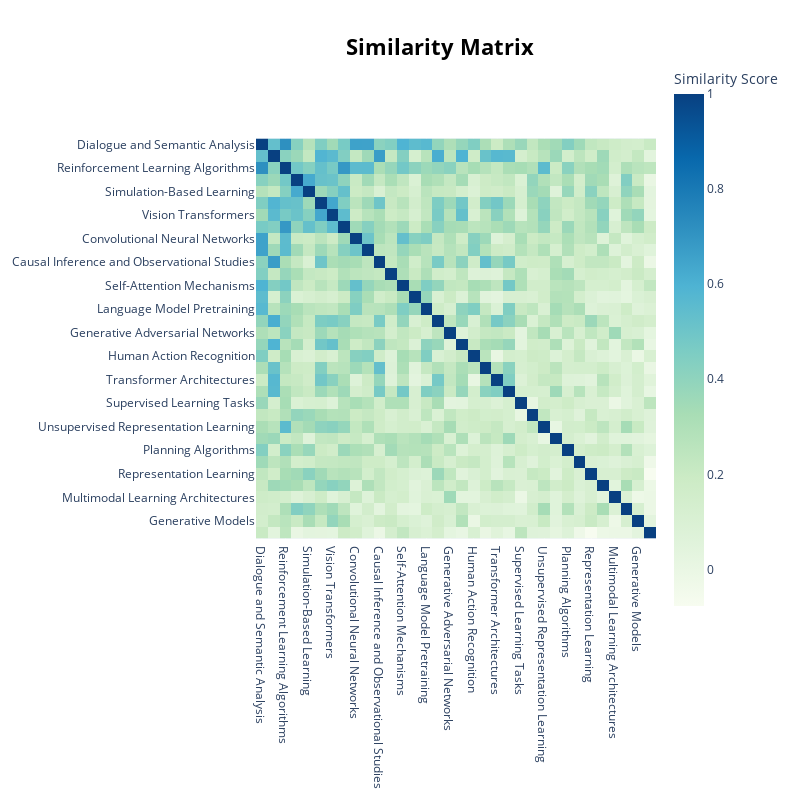

This figure's notebook cell:
### Code cell
topic_model.visualize_heatmap(custom_labels=custom_labels)

### Figure 1 — Plotly figure (JSON) as saved in the notebook; plotly's stock layout.template omitted (floating-point values rounded to 4 significant figures; data arrays with more than 128 entries replaced by an {"elided": "..."} marker saying what was removed)
{"data": [{"coloraxis": "coloraxis", "hovertemplate": "x: %{x}<br>y: %{y}<br>Similarity Score: %{z}<extra></extra>", "name": "0", "type": "heatmap", "x": ["Dialogue and Semantic Analysis", "Bayesian Deep Learning", "Reinforcement Learning Algorithms", "Optimization Techniques and Algorithms", "Simulation-Based Learning", "Autonomous Navigation Systems", "Vision Transformers", "Meta-Learning for Few-Shot Tasks", "Convolutional Neural Networks", "Graph Neural Networks", "Causal Inference and Observational Studies", "Attention-Based Models", "Self-Attention Mechanisms", "Object Detection and Vision Tasks", "Language Model Pretraining", "Explainable Machine Learning", "Generative Adversarial Networks", "Self-Supervised Representation Learning", "Human Action Recognition", "Motion Planning in Robotics", "Transformer Architectures", "Adversarial Robustness Techniques", "Supervised Learning Tasks", "Text Clustering Techniques", "Unsupervised Representation Learning", "Text Embedding Models", "Planning Algorithms", "Computer Vision Applications", "Representation Learning", "Recurrent Neural Networks", "Multimodal Learning Architectures", "Transformer-based NLP", "Generative Models", "Natural Language Processing"], "xaxis": "x", "y": ["Dialogue and Semantic Analysis", "Bayesian Deep Learning", "Reinforcement Learning Algorithms", "Optimization Techniques and Algorithms", "Simulation-Based Learning", "Autonomous Navigation Systems", "Vision Transformers", "Meta-Learning for Few-Shot Tasks", "Convolutional Neural Networks", "Graph Neural Networks", "Causal Inference and Observational Studies", "Attention-Based Models", "Self-Attention Mechanisms", "Object Detection and Vision Tasks", "Language Model Pretraining", "Explainable Machine Learning", "Generative Adversarial Networks", "Self-Supervised Representation Learning", "Human Action Recognition", "Motion Planning in Robotics", "Transformer Architectures", "Adversarial Robustness Techniques", "Supervised Learning Tasks", "Text Clustering Techniques", "Unsupervised Representation Learning", "Text Embedding Models", "Planning Algorithms", "Computer Vision Applications", "Representation Learning", "Recurrent Neural Networks", "Multimodal Learning Architectures", "Transformer-based NLP", "Generative Models", "Natural Language Processing"], "yaxis": "y", "z": {"elided": "34x34 float values"}}], "layout": {"coloraxis": {"colorbar": {"title": {"text": "Similarity Score"}}, "colorscale": [[0, "rgb(247,252,240)"], [0.125, "rgb(224,243,219)"], [0.25, "rgb(204,235,197)"], [0.375, "rgb(168,221,181)"], [0.5, "rgb(123,204,196)"], [0.625, "rgb(78,179,211)"], [0.75, "rgb(43,140,190)"], [0.875, "rgb(8,104,172)"], [1, "rgb(8,64,129)"]]}, "height": 800, "hoverlabel": {"bgcolor": "white", "font": {"family": "Rockwell", "size": 16}}, "legend": {"title": {"text": "Trend"}}, "margin": {"t": 60}, "showlegend": true, "title": {"font": {"color": "Black", "size": 22}, "text": "<b>Similarity Matrix</b>", "x": 0.55, "xanchor": "center", "y": 0.95, "yanchor": "top"}, "width": 800, "xaxis": {"anchor": "y", "constrain": "domain", "domain": [0, 1], "scaleanchor": "y"}, "yaxis": {"anchor": "x", "autorange": "reversed", "constrain": "domain", "domain": [0, 1]}}}
